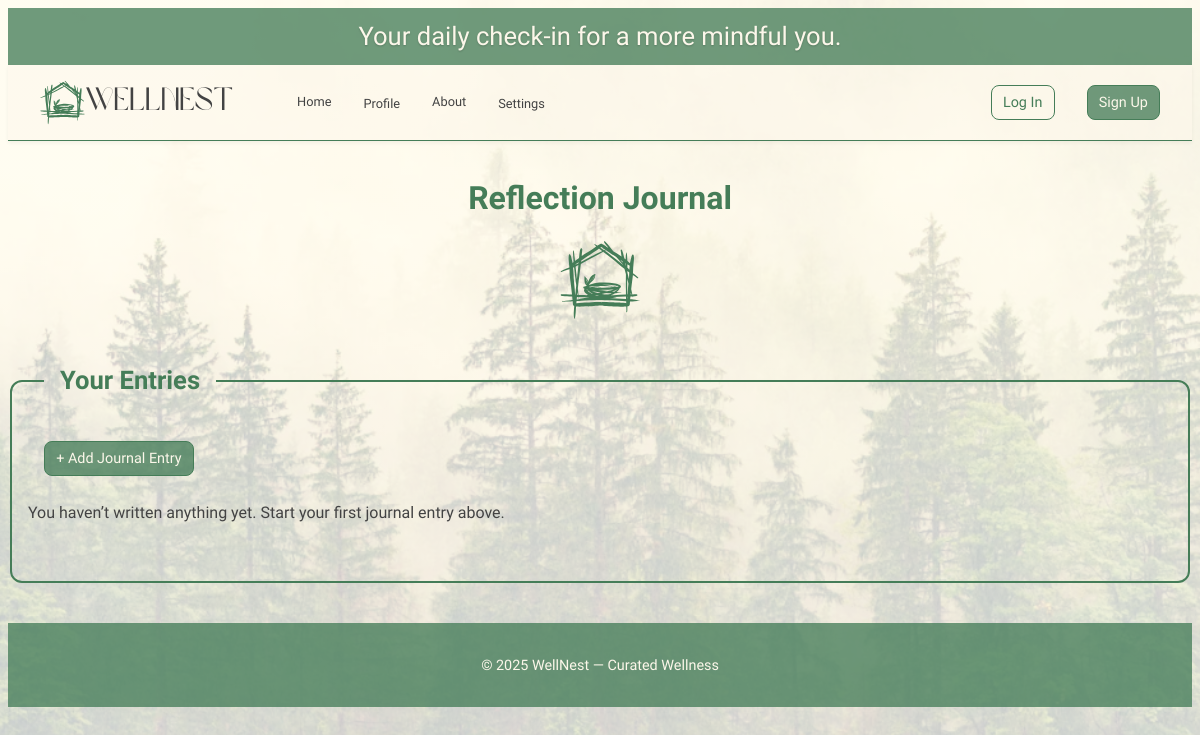
Before: /reflections/ with the older database file.
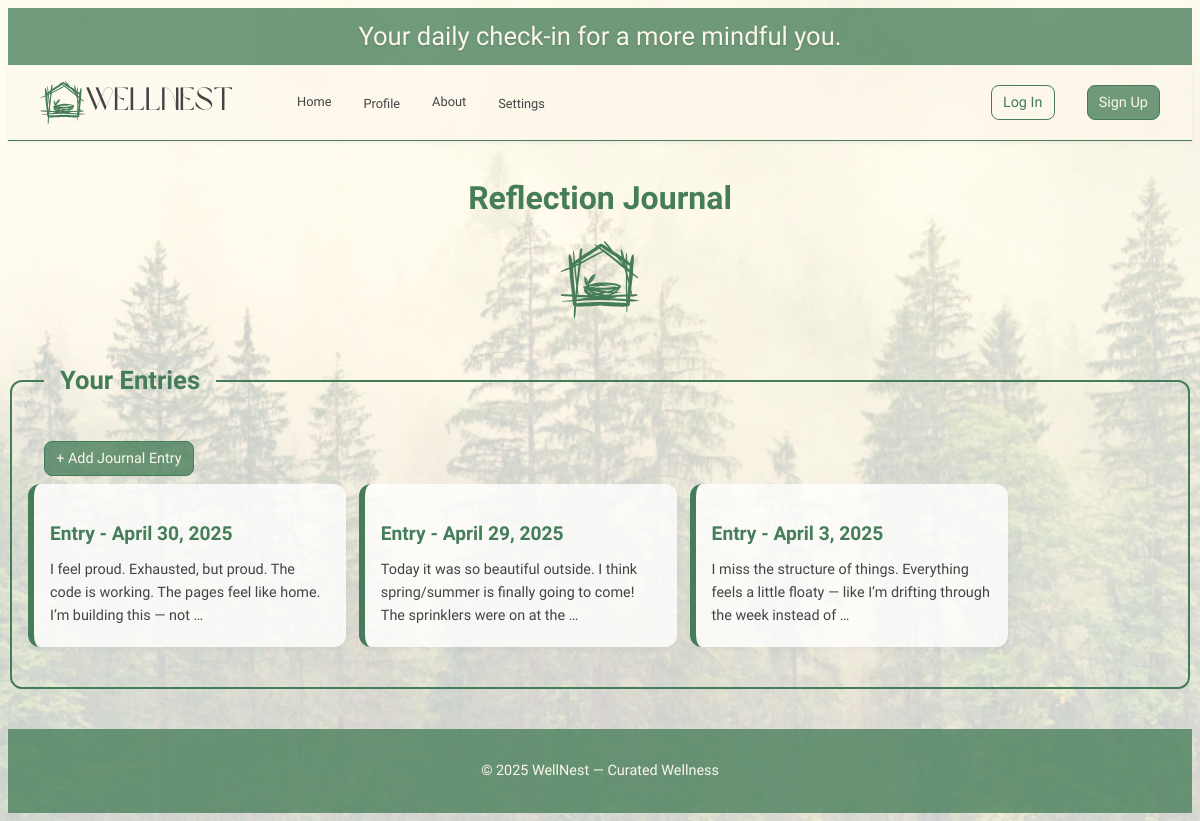
After: the same page with the newer database file.
### main_app/models.py (models this page shows, shortened)
class JournalEntry(models.Model):
    date = models.DateField('Entry date')
    content = models.TextField()
    user = models.ForeignKey(User, on_delete=models.CASCADE)
    class Meta:
        ordering = ['-date']

### main_app/views.py (the view)
# urls.py: path('reflections/', views.reflection_index, name='reflection-index'),
def reflection_index(request):
    user = User.objects.first()
    reflections = JournalEntry.objects.filter(user=user)
    return render(request, 'reflections/index.html', {'reflections': reflections})

### main_app/templates/reflections/index.html
{% extends 'base.html' %}
{% load static %}
{% block head %}
<link rel="stylesheet" href="{% static 'css/habits/habit-index.css' %}">
{% endblock %}
{% block content %}
<section class="page-header">
  <h1>Reflection Journal</h1>
  <img src="{% static 'images/whiteNestHouse.svg' %}" alt="WellNest House Logo" class="tiny-logo">
</section>
<section class="habit-groups">
  <fieldset class="habit-group">
    <legend class="habit-legend">Your Entries</legend>
    <div class="section-actions">
        <a href="{% url 'reflection-create' %}" class="btn-solid small-btn">+ Add Journal Entry</a>
    </div>
    <div class="card-container">
      {% for reflection in reflections %}
        <a href="{% url 'reflection-detail' reflection.id %}" class="card">
            <div class="card-content">
            <h3 class="card-title">Entry - {{ reflection.date }}</h3>
            <p>{{ reflection.content|truncatewords:20 }}</p>
            </div>
        </a>
      {% empty %}
        <p class="no-data">You haven’t written anything yet. Start your first journal entry above.</p>
      {% endfor %}
    </div>
  </fieldset>
</section>
{% endblock %}

Changed rows visible on the page:
added JournalEntry: date "April 30, 2025", content "I feel proud. Exhausted, but proud. The code is working. The pages feel like home. I’m building this — not …"
added JournalEntry: date "April 29, 2025", content "Today it was so beautiful outside. I think spring/summer is finally going to come! The sprinklers were on at the …"
added JournalEntry: date "April 3, 2025", content "I miss the structure of things. Everything feels a little floaty — like I’m drifting through the week instead of …"
Other visible differences:
text no longer shown: "You haven’t written anything yet. Start your first journal entry above."
